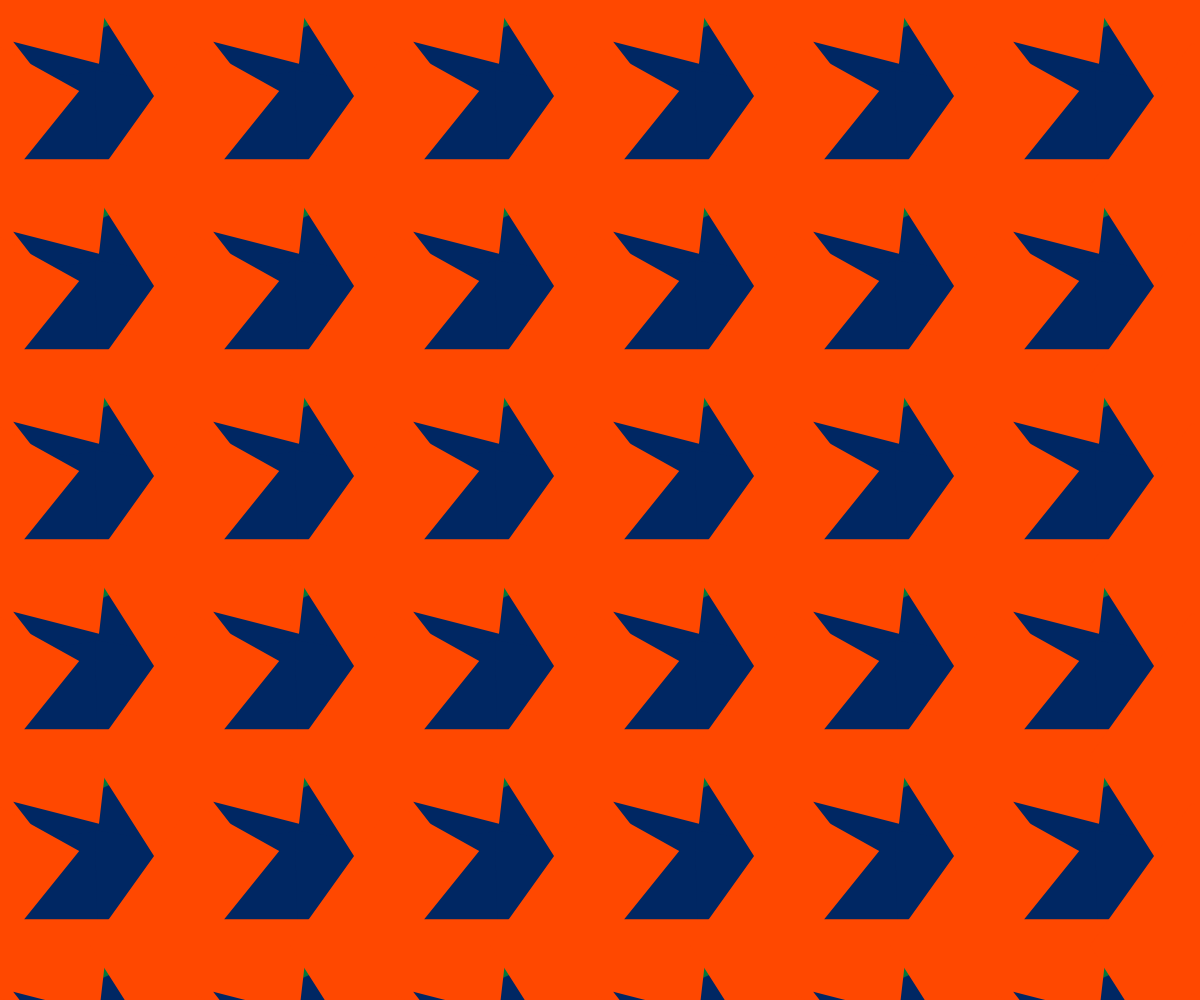
Frame 1 (no input)
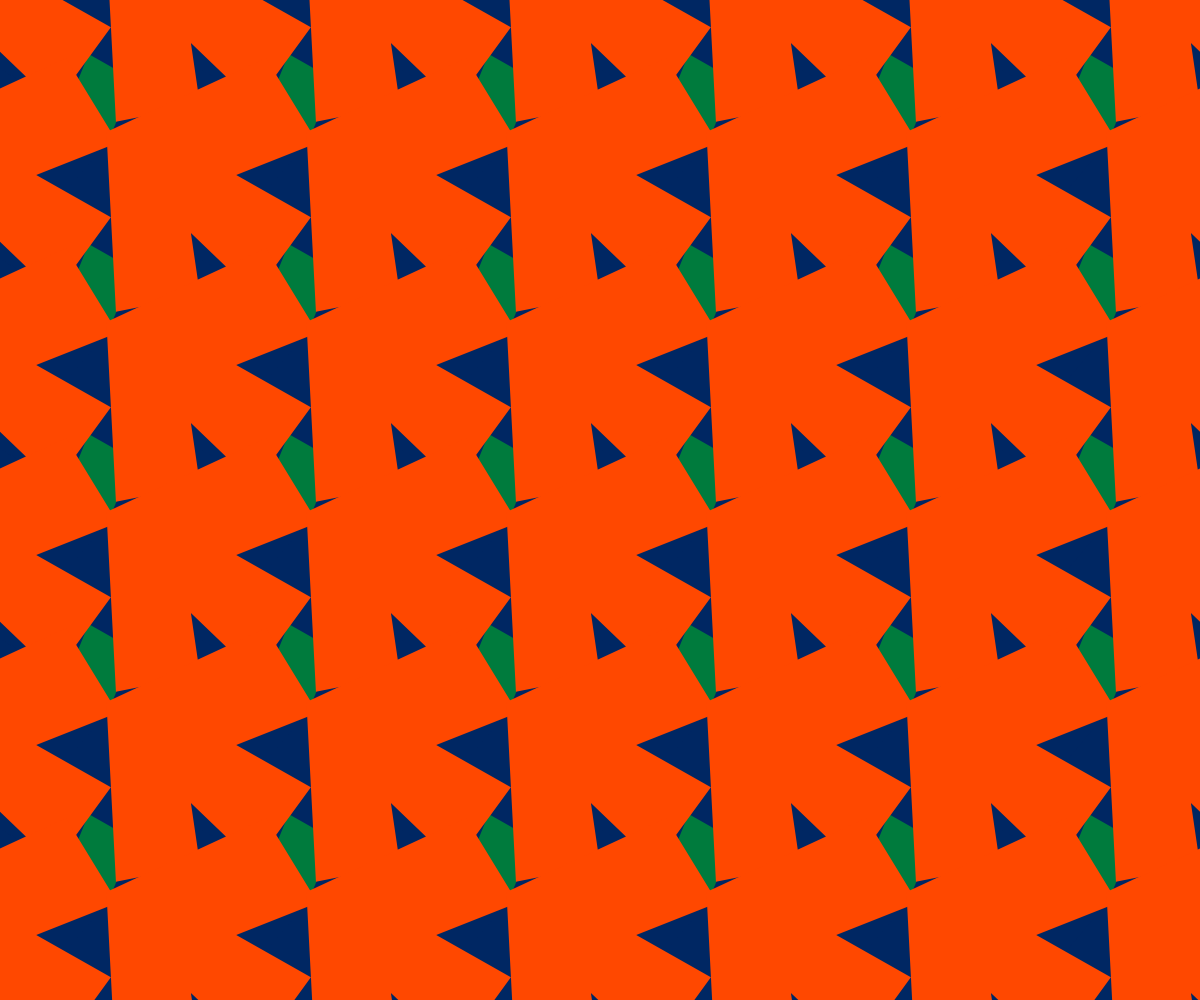
Frame 60 (no input)
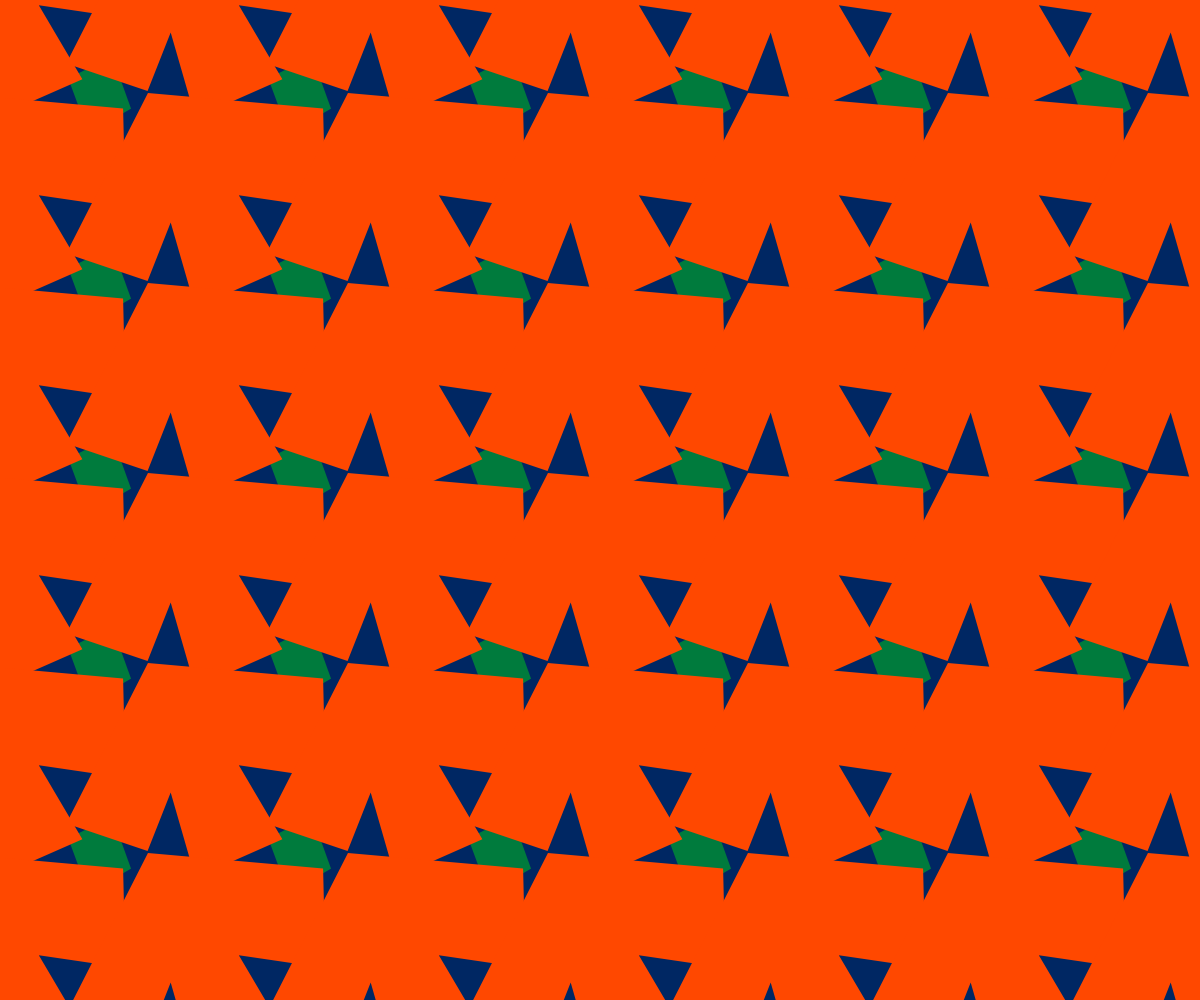
Frame 120 (the mouse pressed at the canvas centre since frame 60)

The p5.js sketch that drew these frames (run headless with seeded random() and noise() and a simulated clock; from frame 60 on, the mouse is pressed at the canvas centre):

// p5.js sketch
// ── sketch.js

let rad1 = 0;
let rad2 = 0;
function setup() {
  createCanvas(windowWidth, windowHeight);
  x=width/2;
  y=height/2;
}

function draw() {
  background('#007b3d');
  noStroke();

  

  for (let x = 0; x < width+1000; x += 200) {
    for (let y = 0; y < height+1000; y+=190) {
      push();
      translate(x, y);

      rotate(rad2);
      fill('#002763');

      
      scale(3);
      beginShape();
      vertex(-35,-40);
      vertex(-34,-0.25);
      vertex(-12,0.25);
      vertex(-34,10);
      vertex(-35,40);
      vertex(-0.15,34.6);
      vertex(35,40);
      vertex(34,12);
      vertex(14,0.74);
      vertex(35,-0.74);
      vertex(34.2,-40);
      vertex(-1.6,-34.6);
      vertex(-35,-40);
      endShape();
      pop();

      }
    
  }

  for (let x = 0; x < width+1000; x += 200) {
    for (let y = 0; y < height+1000; y+=190) {
      push();
      translate(x, y);

      rotate(rad1);
      fill('#ff4800');

      
      scale(1.1);
      beginShape();
      vertex(-100,-4);
      vertex(-12,134);
      vertex(47,83);
      vertex(12,38);
      vertex(90,58);
      vertex(100,-28);
      vertex(22,-28);
      vertex(72,-90);
      vertex(-7,-134);
      vertex(-100,-4
      );
      endShape();
      pop();

      }
    
  }

  rad1 += PI/360;
  rad2 -= PI/180;
}
